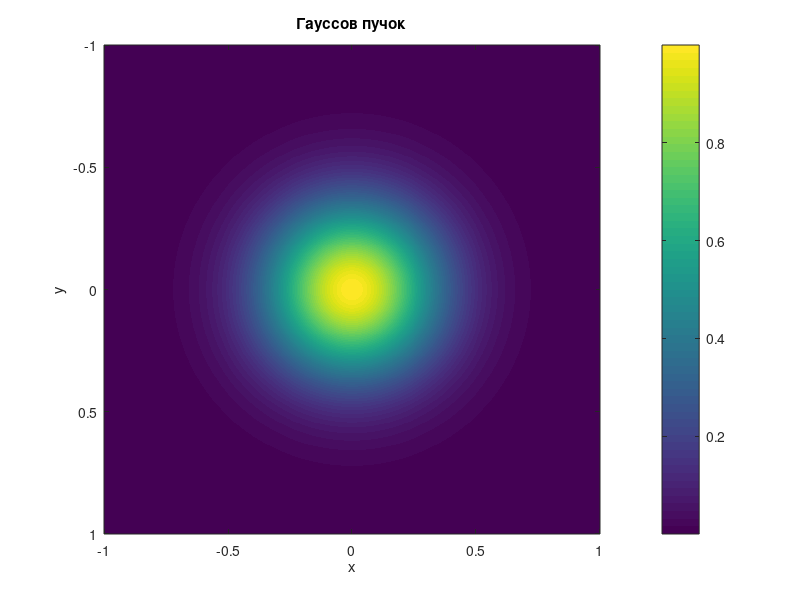

Recreate this plot in MATLAB.
% TASK18
x = linspace(-1, 1, 1000);
[X, Y] = meshgrid(x, x);
[~, x1] = cart2pol(X, Y);

x2 = exp(-x1 .* x1 / 0.125);
imagesc(x, x, x2);
colorbar;
title('Гауссов пучок');
xlabel('х');
ylabel('y');

